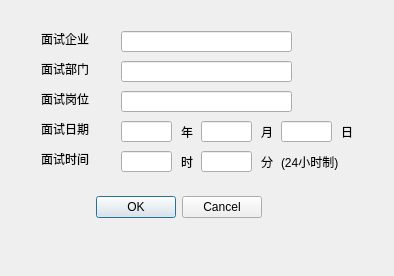
<?xml version="1.0" encoding="UTF-8"?>
<ui version="4.0">
 <class>Dialog2</class>
 <widget class="QDialog" name="Dialog2">
  <property name="geometry">
   <rect>
    <x>0</x>
    <y>0</y>
    <width>394</width>
    <height>276</height>
   </rect>
  </property>
  <property name="windowTitle">
   <string>Dialog</string>
  </property>
  <layout class="QVBoxLayout" name="verticalLayout">
   <item>
    <widget class="QWidget" name="widget" native="true">
     <widget class="QLineEdit" name="lineEdit_1">
      <property name="geometry">
       <rect>
        <x>110</x>
        <y>20</y>
        <width>171</width>
        <height>21</height>
       </rect>
      </property>
     </widget>
     <widget class="QDialogButtonBox" name="buttonBox">
      <property name="geometry">
       <rect>
        <x>50</x>
        <y>180</y>
        <width>201</width>
        <height>32</height>
       </rect>
      </property>
      <property name="orientation">
       <enum>Qt::Horizontal</enum>
      </property>
      <property name="standardButtons">
       <set>QDialogButtonBox::Cancel|QDialogButtonBox::Ok</set>
      </property>
     </widget>
     <widget class="QLabel" name="label_1">
      <property name="geometry">
       <rect>
        <x>30</x>
        <y>20</y>
        <width>71</width>
        <height>16</height>
       </rect>
      </property>
      <property name="text">
       <string>面试企业</string>
      </property>
     </widget>
     <widget class="QLineEdit" name="lineEdit_4">
      <property name="geometry">
       <rect>
        <x>110</x>
        <y>110</y>
        <width>51</width>
        <height>21</height>
       </rect>
      </property>
     </widget>
     <widget class="QLabel" name="label_2">
      <property name="geometry">
       <rect>
        <x>30</x>
        <y>50</y>
        <width>71</width>
        <height>16</height>
       </rect>
      </property>
      <property name="text">
       <string>面试部门</string>
      </property>
     </widget>
     <widget class="QLineEdit" name="lineEdit_5">
      <property name="geometry">
       <rect>
        <x>190</x>
        <y>110</y>
        <width>51</width>
        <height>21</height>
       </rect>
      </property>
     </widget>
     <widget class="QLineEdit" name="lineEdit_3">
      <property name="geometry">
       <rect>
        <x>110</x>
        <y>80</y>
        <width>171</width>
        <height>21</height>
       </rect>
      </property>
     </widget>
     <widget class="QLabel" name="label_5">
      <property name="geometry">
       <rect>
        <x>30</x>
        <y>140</y>
        <width>71</width>
        <height>16</height>
       </rect>
      </property>
      <property name="text">
       <string>面试时间</string>
      </property>
     </widget>
     <widget class="QLabel" name="label_3">
      <property name="geometry">
       <rect>
        <x>30</x>
        <y>80</y>
        <width>71</width>
        <height>16</height>
       </rect>
      </property>
      <property name="text">
       <string>面试岗位</string>
      </property>
     </widget>
     <widget class="QLineEdit" name="lineEdit_2">
      <property name="geometry">
       <rect>
        <x>110</x>
        <y>50</y>
        <width>171</width>
        <height>21</height>
       </rect>
      </property>
     </widget>
     <widget class="QLabel" name="label_4">
      <property name="geometry">
       <rect>
        <x>30</x>
        <y>110</y>
        <width>71</width>
        <height>16</height>
       </rect>
      </property>
      <property name="text">
       <string>面试日期</string>
      </property>
     </widget>
     <widget class="QLabel" name="label">
      <property name="geometry">
       <rect>
        <x>170</x>
        <y>110</y>
        <width>16</width>
        <height>21</height>
       </rect>
      </property>
      <property name="text">
       <string>年</string>
      </property>
     </widget>
     <widget class="QLineEdit" name="lineEdit_6">
      <property name="geometry">
       <rect>
        <x>270</x>
        <y>110</y>
        <width>51</width>
        <height>21</height>
       </rect>
      </property>
     </widget>
     <widget class="QLineEdit" name="lineEdit_7">
      <property name="geometry">
       <rect>
        <x>110</x>
        <y>140</y>
        <width>51</width>
        <height>21</height>
       </rect>
      </property>
     </widget>
     <widget class="QLabel" name="label_6">
      <property name="geometry">
       <rect>
        <x>250</x>
        <y>110</y>
        <width>21</width>
        <height>21</height>
       </rect>
      </property>
      <property name="text">
       <string>月</string>
      </property>
     </widget>
     <widget class="QLabel" name="label_7">
      <property name="geometry">
       <rect>
        <x>330</x>
        <y>110</y>
        <width>21</width>
        <height>21</height>
       </rect>
      </property>
      <property name="text">
       <string>日</string>
      </property>
     </widget>
     <widget class="QLabel" name="label_8">
      <property name="geometry">
       <rect>
        <x>170</x>
        <y>140</y>
        <width>16</width>
        <height>21</height>
       </rect>
      </property>
      <property name="text">
       <string>时</string>
      </property>
     </widget>
     <widget class="QLineEdit" name="lineEdit_8">
      <property name="geometry">
       <rect>
        <x>190</x>
        <y>140</y>
        <width>51</width>
        <height>21</height>
       </rect>
      </property>
     </widget>
     <widget class="QLabel" name="label_9">
      <property name="geometry">
       <rect>
        <x>250</x>
        <y>140</y>
        <width>16</width>
        <height>21</height>
       </rect>
      </property>
      <property name="text">
       <string>分</string>
      </property>
     </widget>
     <widget class="QLabel" name="label_10">
      <property name="geometry">
       <rect>
        <x>270</x>
        <y>140</y>
        <width>81</width>
        <height>21</height>
       </rect>
      </property>
      <property name="text">
       <string>(24小时制)</string>
      </property>
     </widget>
    </widget>
   </item>
  </layout>
 </widget>
 <resources/>
 <connections/>
</ui>
